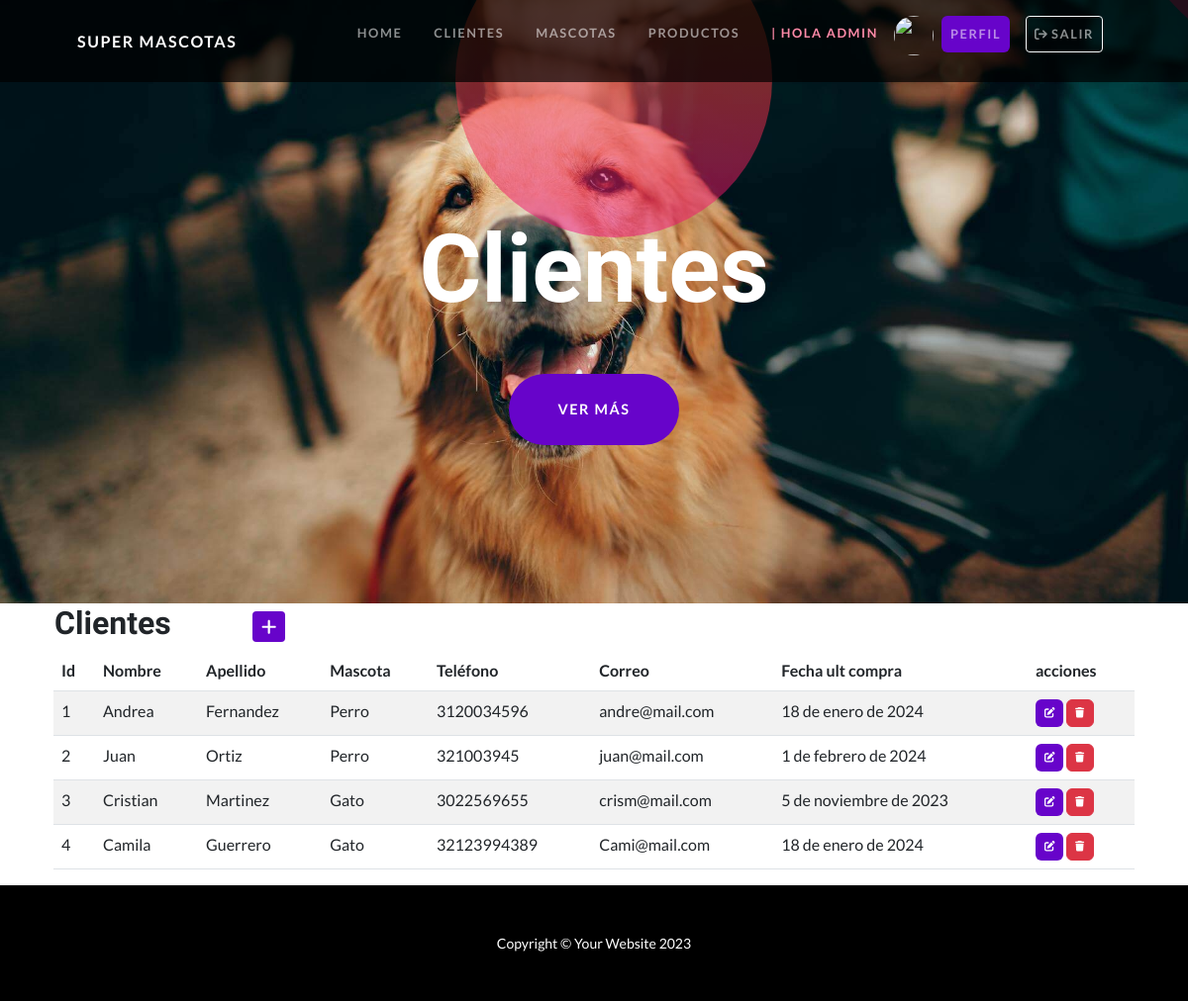
The app's page /apptienda/clientes/ (signed in), older data.
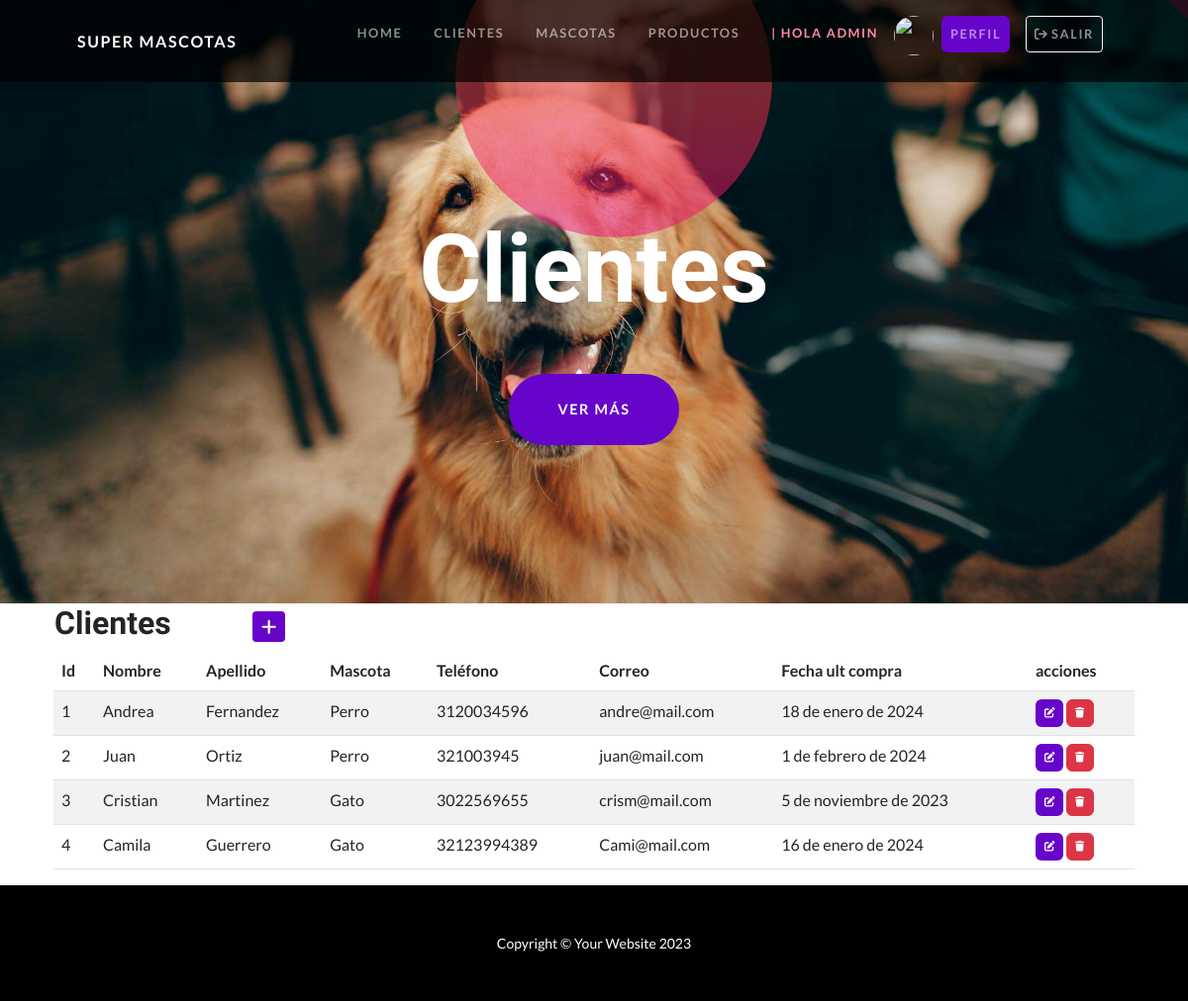
The same page, newer data.
### apptienda/models.py (models this page shows, shortened)
class Cliente(models.Model):
    nombre=models.CharField(max_length=50)
    apellido= models.CharField(max_length=50)
    mascota= models.CharField(max_length=50)
    telefono=models.IntegerField()
    email = models.EmailField()
    fecha_ult_compra = models.DateField()

### apptienda/views.py (the view)
# urls.py: path('clientes/', ClientesList.as_view(), name='clientes'),
class ClientesList(LoginRequiredMixin,ListView):
    model=Cliente

### apptienda/templates/apptienda/cliente_list.html
{% extends 'apptienda/home.html' %}
{% block title %}
    <h1 class="masthead-heading mb-0">Clientes</h1>
{% endblock title %}
{% block contenido %}
<table>
    <tr>
        <td width="200"><h2>Clientes</h2></td>
        <td>
            <a
            href="{% url 'cliente_create' %}"
            class="btn btn-primary btn-sm"
            ><i class="fa fa-plus fa-lg" title="Crear"> </i>
            </a>
        </td>
    </tr>
</table>
    <table class="table table-striped">
        <thead>
            <tr>
                <th>Id</th>
                <th>Nombre</th>
                <th>Apellido</th>
                <th>Mascota</th>
                <th>Teléfono</th>
                <th>Correo</th>
                <th>Fecha ult compra</th>
                <th>acciones</th>
            </tr>
        </thead>
        <tbody>
            {% for c in cliente_list %}
                <tr>
                    <td>{{c.id}}</td>
                    <td>{{c.nombre}}</td>
                    <td>{{c.apellido}}</td>
                    <td>{{c.mascota}}</td>
                    <td>{{c.telefono}}</td>
                    <td>{{c.email}}</td>
                    <td>{{c.fecha_ult_compra}}</td>
                    <td>
                        <a
                          href="{% url 'cliente_update' c.id %}"
                          class="btn btn-primary"
                          style="--bs-btn-padding-y: .25rem; --bs-btn-padding-x: .5rem; --bs-btn-font-size: .75rem;"
                          ><i class="fa fa-edit fa-sm" title="Edit Record"></i>
                        </a>
                        <a
                          href="{% url 'cliente_delete' c.id %}"
                          class="btn btn-danger"
                          style="--bs-btn-padding-y: .25rem; --bs-btn-padding-x: .5rem; --bs-btn-font-size: .75rem;"
                          ><i class="fa fa-trash fa-sm" title="Delete Record"></i>
                        </a>
                      </td>
                </tr>
            {% endfor %}
        </tbody>
    </table>
{% endblock contenido %}

### apptienda/templates/apptienda/home.html (shortened to what this page needs)
<!DOCTYPE html>
<html lang="en">
    <head>
        {% load static %}
        <link href="{% static 'css/styles.css' %}" rel="stylesheet" />
        <link rel="stylesheet" href="https://cdnjs.cloudflare.com/ajax/libs/font-awesome/6.4.0/css/all.min.css">
    </head>
    <body id="page-top">
        <nav class="navbar navbar-expand-lg navbar-dark navbar-custom fixed-top">
            <div class="container px-5">
                <a class="navbar-brand" href="{% url 'home' %}">Super mascotas</a>
                <div class="collapse navbar-collapse" id="navbarResponsive">
                    <ul class="navbar-nav ms-auto">
                        <li class="nav-item"><a class="nav-link" href="{% url 'home' %}">Home</a></li>
                        {% if user.is_authenticated %}
                            <li class="nav-item"><a class="nav-link" href="{% url 'clientes' %}">Clientes</a></li>
                            <li class="nav-item"><a class="nav-link" href="{% url 'mascotas' %}">Mascotas</a></li>
                            <li class="nav-item"><a class="nav-link" href="{% url 'productos' %}">Productos</a></li>
                            <li class="nav-item"><p class="nav-link" style="color:#FF8AA8">| Hola {{user.username}}</p></li>
                            <div class="text-center avatar">
                                <a  href="{% url 'agregar_avatar' %}" ><img src="{{ request.session.avatar }}" height="40px" weight="40px"/></a>
                            </div>
                            <li class="nav-item btn-profile" ><a class="nav-link btn btn-primary" href="{% url 'editar_perfil' %}">perfil</a></li>
                            <li class="nav-item btn-profile"><a class="nav-link btn btn-outline-light btn-sm" href="{% url 'logout' %}"><i class="fa-solid fa-arrow-right-from-bracket"></i> Salir</a></li>
                        {% else %}
                            <li class="nav-item"><a class="nav-link btn btn-outline-light" href="{% url 'login' %}">Login</a></li>
                            <li class="nav-item"><a class="nav-link btn btn-primary" href="{% url 'registro' %}">Register</a></li>
                        {% endif %}
                    </ul>
                </div>
            </div>
        </nav>
        <header class="masthead text-center text-white">
            <div class="masthead-content">
                <div class="container px-5">
                    {% block title %}{% endblock title %}
                    <a class="btn btn-primary btn-xl rounded-pill mt-5" href="{% url 'productos' %}">ver más</a>
                </div>
            </div>
            <div class="bg-circle-2 bg-circle"></div>
            <div class="bg-circle-4 bg-circle"></div>
        </header>
        <section id="scroll">
            <div class="container px-5">
                <div class="row gx-5 align-items-center">
                    {% block contenido %}
                    {% endblock contenido %}
                </div>
            </div>
        </section>
        <footer class="py-5 bg-black">
            <div class="container px-5"><p class="m-0 text-center text-white small">Copyright &copy; Your Website 2023</p></div>
        </footer>
    </body>
</html>

Row changes from the older to the newer data that the page shows:
changed Cliente "Camila": fecha_ult_compra "18 de enero de 2024" → "16 de enero de 2024"
